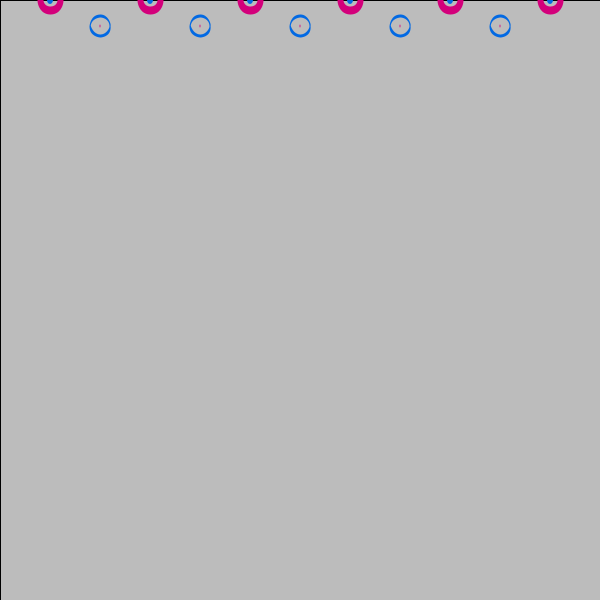
Frame 1 (no input)
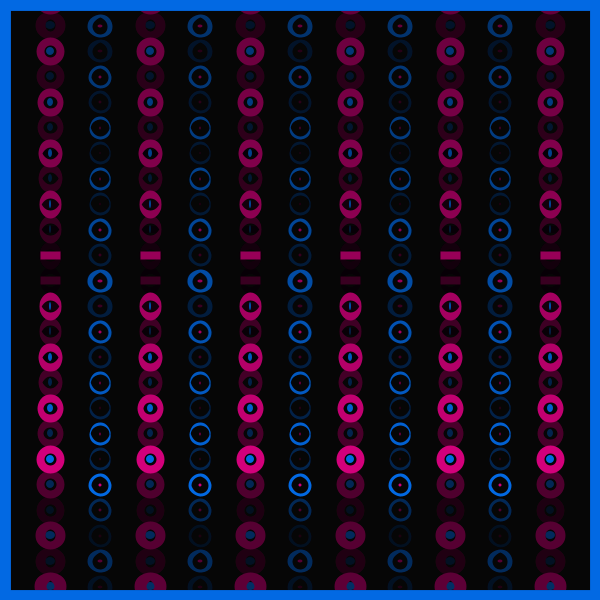
Frame 60 (the mouse pressed at the canvas centre just before this capture)
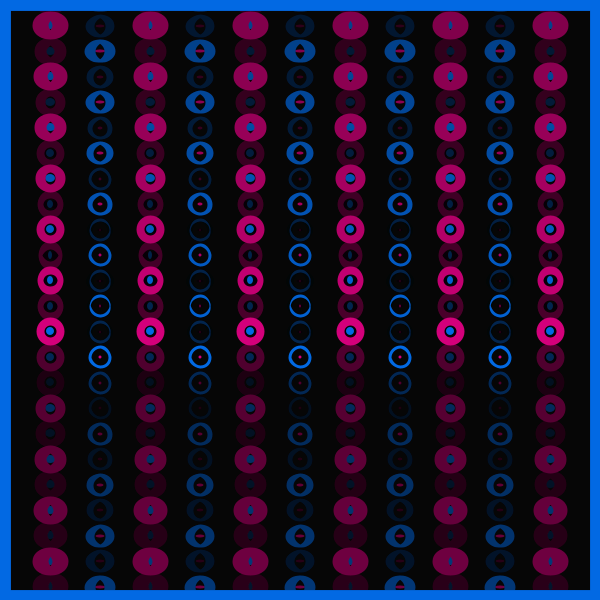
Frame 120 (the mouse held since frame 60 and released just before this capture)

The Processing sketch that drew these frames (run headless with seeded random() and noise(); from frame 60 on, the mouse is pressed at the canvas centre):

// Processing sketch: processing_73524
// ── processing_73524.pde

float xpos=0;
float ypos=0;
int ew=8; //elipse width
int eh=8; //elipse height

void setup () {
size(600, 600);
smooth();
frameRate(12);
colorMode(RGB);
}


void draw() {

fill(0, 0, 0, 20);
rect(0, 0, width, height); //creates a trail 

stroke(211,0,123);
strokeWeight(20);
fill(2,105,227);

if (ypos>height/2){
  ew= (ew+2);
}else{
  ew = (ew-2);
}
//creates the circles

ellipse(50, ypos, ew, eh);
//ellipse(100, ypos, ew, eh);
ellipse(150, ypos, ew, eh);
//ellipse(200, ypos, ew, eh);
ellipse(250, ypos, ew, eh);
//ellipse(300, ypos, ew, eh);
ellipse(350, ypos, ew, eh);
//ellipse(400, ypos, ew, eh);
ellipse(450, ypos, ew, eh);
ellipse(550, ypos, ew, eh);


ypos++; //moves circles down


if(ypos<height) //when the circles reach bottom
{
ypos+=25;
}else{
ypos=0;
}

stroke(2,105,227);
strokeWeight(20);
fill(211,0,123);

ellipse(100, ypos, ew-5, eh-5);
ellipse(200, ypos, ew-5, eh-5);
ellipse(300, ypos, ew-5, eh-5);
ellipse(400, ypos, ew-5, eh-5);
ellipse(500, ypos, ew-5, eh-5);


if(ypos<height) //when the circles reach bottom
{
ypos+=25;
}else{
ypos=0;

}
}
